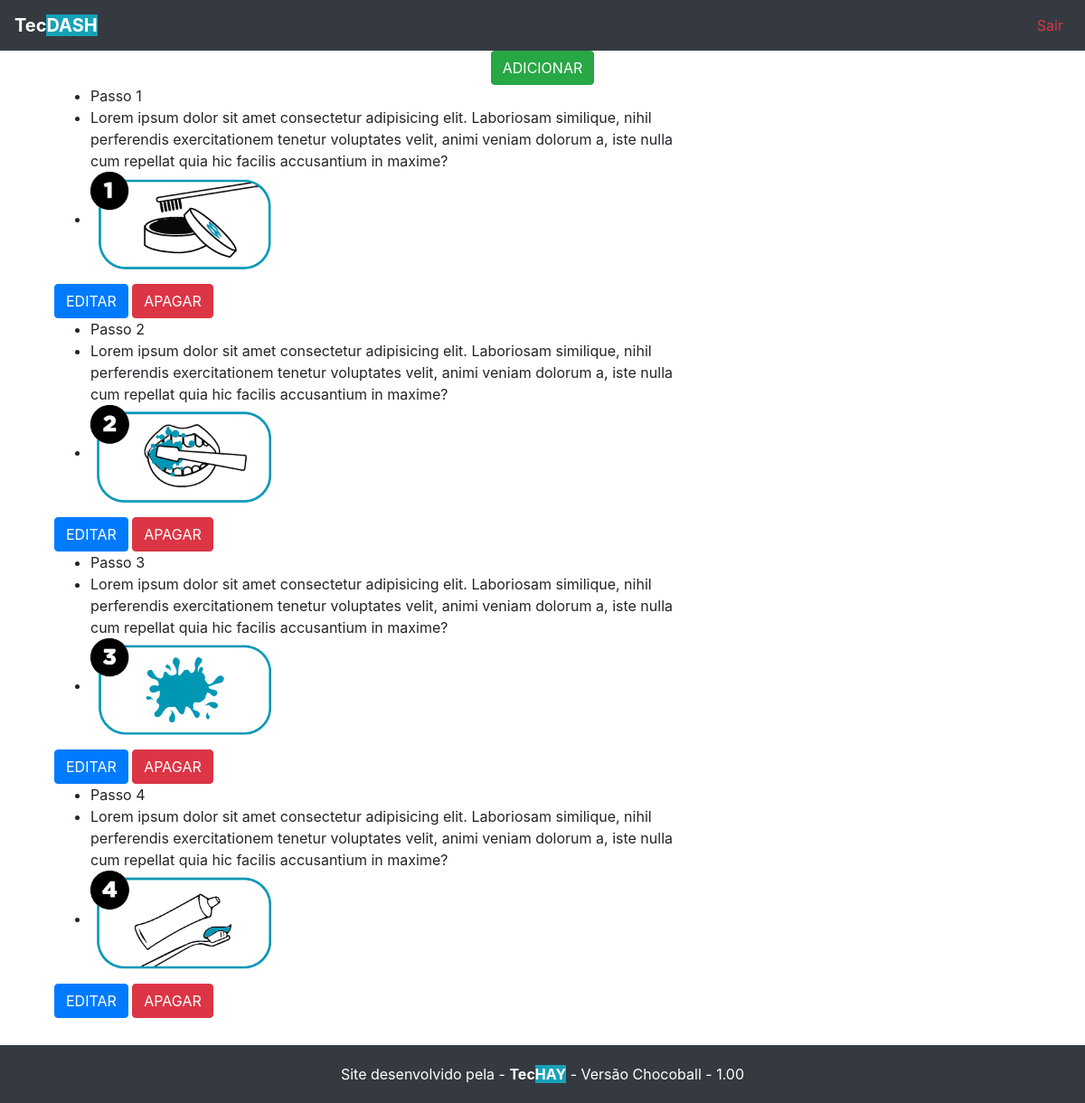
Page /dashboard/list_how on the committed database.
### principal/models.py (models this page shows, shortened)
class How_Use(models.Model):
	title = models.CharField(max_length=500, null=True)
	details = models.TextField()
	image = models.ImageField(upload_to='image/how_use')

### principal/views.py (the view)
# urls.py: path('list_how', views.list_how, name="list_how"),
def list_how(request):
  data = {}
  hows = How_Use.objects.all()
  data['hows'] = hows
  return render(request, 'dashboard/how/list-how.html', data)

### principal/templates/dashboard/how/list-how.html
{% extends "base.html" %}
{% block conteudo %}
<div class="content">
	<div class="container">
		{% if hows.all %}
		<div align="center">
		<a href="{% url 'add_how' %}" class="btn btn-success">ADICIONAR</a>
		</div>
		{% endif %}
		{% for how in hows %}
		<div class="col-8">
			<ul>
				<li>{{how.title}}</li>
				<li>{{how.details}}</li>
				<li><img width="200" src="{{how.image.url}}"></li>
			</ul>
			<a href="{% url 'edit_how' how.pk %}" class="btn btn-primary">EDITAR</a>
			<a href="{% url 'delete_how' how.pk %}" class="btn btn-danger">APAGAR</a>
		</div>
		{% empty %}
		<div align="center">
			<a href="{% url 'add_how' %}" class="btn btn-success">ADICIONAR</a>
		</div>
		{% endfor %}
	</div>
</div>
{% endblock %}

### principal/static/assets/css/style.css (style rules this page uses)
a { color: #000; }
.content { min-height: 77vh; }

### rows in the picture
How_Use: title "Passo 1", details "Lorem ipsum dolor sit amet consectetur adipisicing elit. Laboriosam similique, nihil perferendis exercitationem tenetur voluptates velit, animi veniam dolorum a, iste nulla cum repellat quia hic facilis accusantium in maxime?", image (picture)
How_Use: title "Passo 2", details "Lorem ipsum dolor sit amet consectetur adipisicing elit. Laboriosam similique, nihil perferendis exercitationem tenetur voluptates velit, animi veniam dolorum a, iste nulla cum repellat quia hic facilis accusantium in maxime?", image (picture)
How_Use: title "Passo 3", details "Lorem ipsum dolor sit amet consectetur adipisicing elit. Laboriosam similique, nihil perferendis exercitationem tenetur voluptates velit, animi veniam dolorum a, iste nulla cum repellat quia hic facilis accusantium in maxime?", image (picture)
How_Use: title "Passo 4", details "Lorem ipsum dolor sit amet consectetur adipisicing elit. Laboriosam similique, nihil perferendis exercitationem tenetur voluptates velit, animi veniam dolorum a, iste nulla cum repellat quia hic facilis accusantium in maxime?", image (picture)
